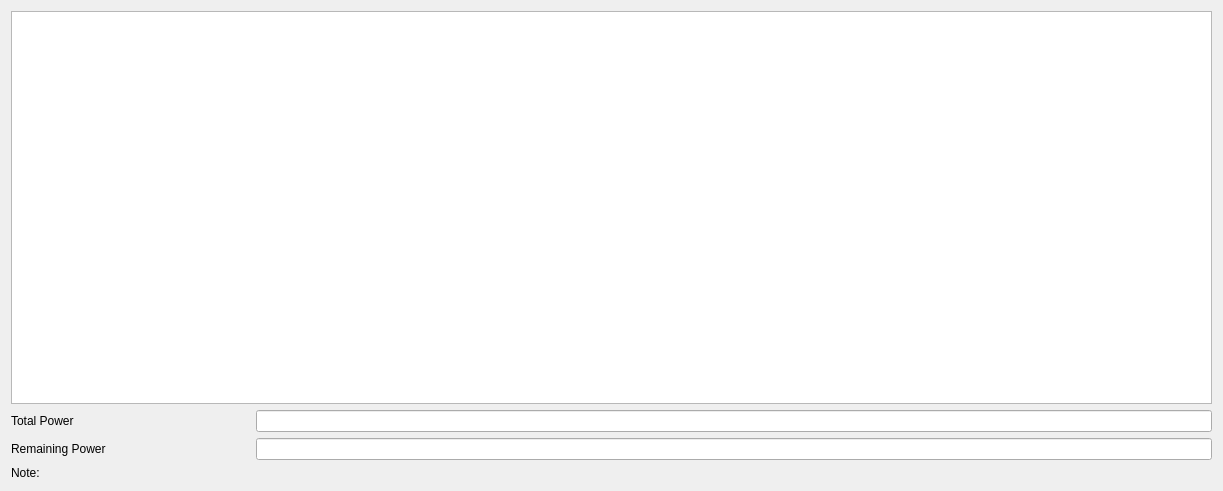
<?xml version="1.0" encoding="UTF-8"?>
<ui version="4.0">
 <class>PagePoeStatus</class>
 <widget class="QWidget" name="PagePoeStatus">
  <property name="geometry">
   <rect>
    <x>0</x>
    <y>0</y>
    <width>1223</width>
    <height>491</height>
   </rect>
  </property>
  <property name="windowTitle">
   <string>Form</string>
  </property>
  <layout class="QVBoxLayout" name="verticalLayout">
   <item>
    <widget class="TableView" name="tableView"/>
   </item>
   <item>
    <layout class="QGridLayout" name="gridLayout">
     <item row="0" column="0">
      <widget class="QLabel" name="label_totalPower">
       <property name="sizePolicy">
        <sizepolicy hsizetype="Preferred" vsizetype="Preferred">
         <horstretch>1</horstretch>
         <verstretch>0</verstretch>
        </sizepolicy>
       </property>
       <property name="text">
        <string>Total Power</string>
       </property>
      </widget>
     </item>
     <item row="0" column="1">
      <widget class="MyLineEdit" name="lineEdit_totalPower">
       <property name="sizePolicy">
        <sizepolicy hsizetype="Expanding" vsizetype="Fixed">
         <horstretch>4</horstretch>
         <verstretch>0</verstretch>
        </sizepolicy>
       </property>
       <property name="readOnly">
        <bool>true</bool>
       </property>
      </widget>
     </item>
     <item row="1" column="0">
      <widget class="QLabel" name="label_remainPower">
       <property name="text">
        <string>Remaining Power</string>
       </property>
      </widget>
     </item>
     <item row="1" column="1">
      <widget class="MyLineEdit" name="lineEdit_remainPower">
       <property name="readOnly">
        <bool>true</bool>
       </property>
      </widget>
     </item>
    </layout>
   </item>
   <item>
    <widget class="QLabel" name="label_note">
     <property name="text">
      <string>Note:</string>
     </property>
     <property name="style" stdset="0">
      <string>blue_text</string>
     </property>
    </widget>
   </item>
  </layout>
 </widget>
 <customwidgets>
  <customwidget>
   <class>TableView</class>
   <extends>QTableView</extends>
   <header>tableview.h</header>
  </customwidget>
  <customwidget>
   <class>MyLineEdit</class>
   <extends>QLineEdit</extends>
   <header>mylineedit.h</header>
  </customwidget>
 </customwidgets>
 <resources/>
 <connections/>
</ui>
